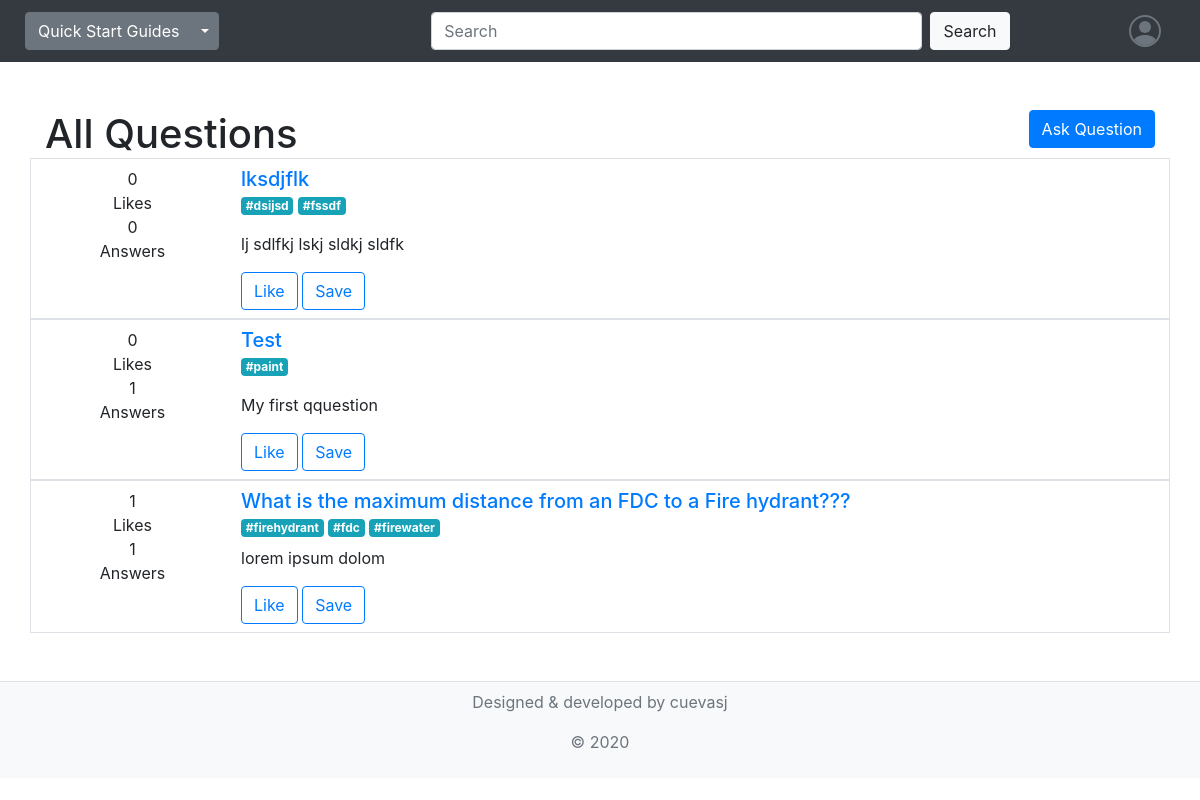
Page /questions/all (signed in) on the committed database.
### questions/models.py (models this page shows)
class Question(models.Model):
    title = models.CharField(max_length = 255)
    body = RichTextField()
    total_votes = models.IntegerField(default=0)
    slug = models.SlugField(unique=True, max_length=100)
    tags = TaggableManager()
    created_by = models.ForeignKey(user_models.User, on_delete=models.CASCADE, related_name="questions")
    created_at = models.DateTimeField(auto_now_add=True)

### questions/views.py (the view)
# urls.py: path("all", views.list_all, name="guides_list_all"),
@login_required
def list_all(request):
    questions = Question.objects.all().order_by("-created_at")
    title = "All Questions"
    for question in questions:
        try:
            bookmark = Bookmark.objects.get(question=question, user=request.user)
            question.bookmarked_by_user = True
        except:
            question.bookmarked_by_user = False
        try:
            upvote = Vote.objects.get(question=question, user=request.user, upvote=True)
            question.liked_by_user = True
        except:
            question.liked_by_user = False
        question.answers_count = question.answers.all().count()
    return render(request, "questions/list.html",
    {"questions": questions,
    "title":title })

### questions/templates/questions/list.html (shortened to what this page needs)
{% extends "questions/layout.html" %}
{% block body %}
<div class="">
    <h1 class="d-inline align-top">{{ title }}</h1>
    <a href="{% url 'question_new' %}" class="btn btn-primary float-right align-bottom">Ask Question</a>
</div>
    <div class="questions_list container p-0">
        {% for question in questions %}
        <div class="border p-2 row">
            <div class="q-list-info d-inline-block px-2 align-top col-2 text-center">
                <div class="q-list-votes">
                    <p class="my-0">{{ question.total_votes|default:"0" }}</p>
                    <p class="my-0">Likes</p>
                </div>
                <div class="q-list-answers">
                    <p class="my-0">{{ question.answers_count|default:"0" }}</p>
                    <p class="my-0">Answers</p>
                </div>
            </div>
            <div class="q-list-summary d-inline-block align-top col-10">
                <a href="{% url 'question_show' question.pk %}" class="h5"> {{ question.title|truncatewords:12 }}</a>
                <div class="mb-2">
                    {% for tag in question.tags.all %}
                    <a href="" class="badge badge-info">#{{ tag }}</a>
                    {% endfor %}
                </div>
                <p>{{ question.body|truncatewords:30|safe }}</p>
                <div class="q-list-actions d-inline-block align-top">
                    {% if user.is_authenticated %}
                    <div class="d-inline-block align-toptext-center">
                        {% if question.liked_by_user %}
                        <a href="{% url 'question_downvote' question.pk %}" class="btn btn-outline-primary" data-toggle="tooltip" data-placement="bottom" title="Unlike question">Liked</a>
                        {% else %}
                        <a href="{% url 'question_upvote' question.pk %}" class="btn btn-outline-primary" data-toggle="tooltip" data-placement="bottom" title="Like if this question has been usefull to you, shows research effort and is clear">Like</a>
                        {% endif %}
                        {% if question.bookmarked_by_user %}
                        <a href="{% url 'question_bookmark' question.pk %}" class="btn btn-outline-primary" data-toggle="tooltip" data-placement="bottom" title="Delete question from your saved list">Saved</a>
                        {% else %}
                        <a href="{% url 'question_bookmark' question.pk %}" class="btn btn-outline-primary" data-toggle="tooltip" data-placement="bottom" title="Add question to your saved list">Save</a>
                        {% endif %}
                    </div>
                    {% endif %}
                </div>
            </div>
        </div>
        {% endfor %}
    </div>
{% endblock %}

### rows in the picture
Question: total_votes "0", answers_count "0", title "lksdjflk", body "lj sdlfkj lskj sldkj sldfk", shows "Like", shows "Save"
Tag: name "dsijsd"
Tag: name "fssdf"
Question: total_votes "0", answers_count "1", title "Test", body "My first qquestion", shows "Like", shows "Save"
Tag: name "paint"
Question: total_votes "1", answers_count "1", title "What is the maximum distance from an FDC to a Fire hydrant???", body "lorem ipsum dolom", shows "Like", shows "Save"
Tag: name "firehydrant"
Tag: name "fdc"
Tag: name "firewater"

### other values in the picture
{{ title }} "All Questions"
